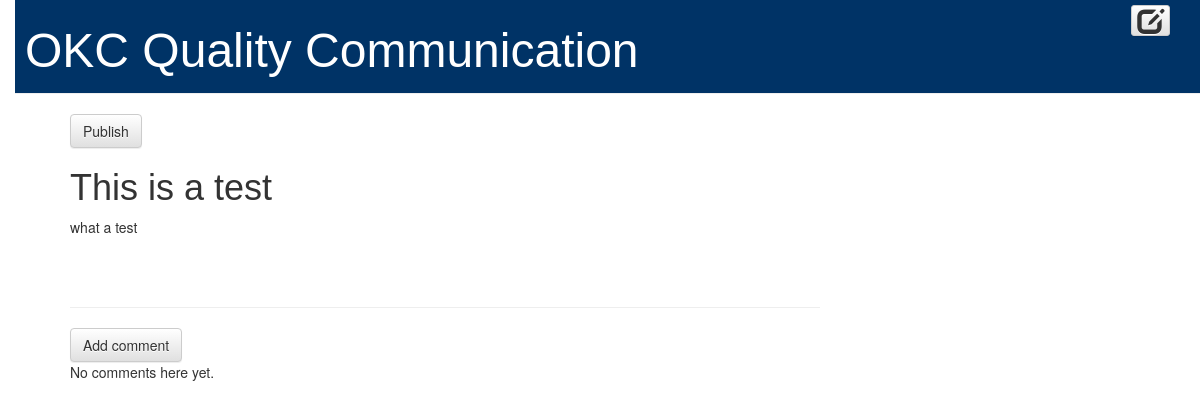
The app's page /post/4/, older data.
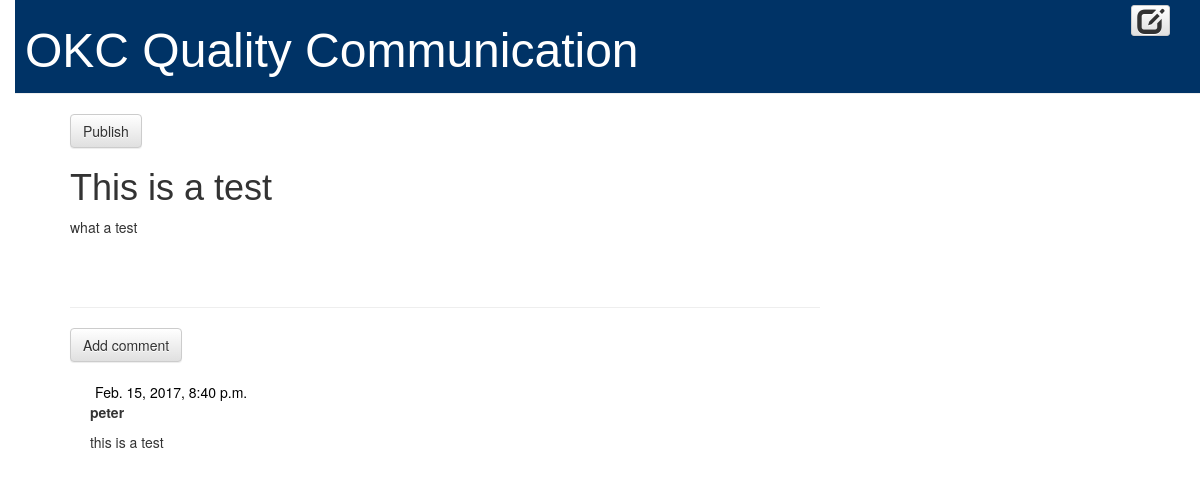
The same page, newer data.
### blog/models.py (models this page shows, shortened)
class Comment(models.Model):
    post = models.ForeignKey('blog.Post', related_name='comments')
    author = models.CharField(max_length=200)
    text = models.TextField()
    created_date = models.DateTimeField(default=timezone.now)
    approved_comment = models.BooleanField(default=False)

### blog/views.py (the view)
# urls.py: url(r'^post/(?P<pk>\d+)/$', views.post_detail, name='post_detail'),
def post_detail(request, pk):
    post = get_object_or_404(Post, pk=pk)
    return render(request, 'blog/post_detail.html', {'post': post})

### blog/templates/blog/post_detail.html (shortened to what this page needs)
{% extends 'blog/base.html' %}
{% block content %}
    <div class="post">
        {% if post.published_date %}
            <div class="date">
                {{ post.published_date }}
            </div>
        {% else %}
            <a class="btn btn-default" href="{% url 'post_publish' pk=post.pk %}">Publish</a>
        {% endif %}
        <h1>{{ post.title }}</h1>
        <p>{{ post.text|linebreaksbr }}</p>
    </div>
    <hr>
    <a class="btn btn-default" href="{% url 'add_comment_to_post' pk=post.pk %}">Add comment</a>
    {% for comment in post.comments.all %}
        {% if user.is_authenticated or comment.approved_comment %}
        <div class="comment">
            <div class="date">
                {{ comment.created_date }}
            </div>
            <strong>{{ comment.author }}</strong>
            <p>{{ comment.text|linebreaks }}</p>
        </div>
        {% endif %}
    {% empty %}
        <p>No comments here yet.</p>
    {% endfor %}
{% endblock %}

Row changes from the older to the newer data that the page shows:
added Comment: created_date "Feb. 15, 2017, 8:40 p.m.", author "peter", text "this is a test"
Text that changed along with them:
text no longer shown: "No comments here yet."
